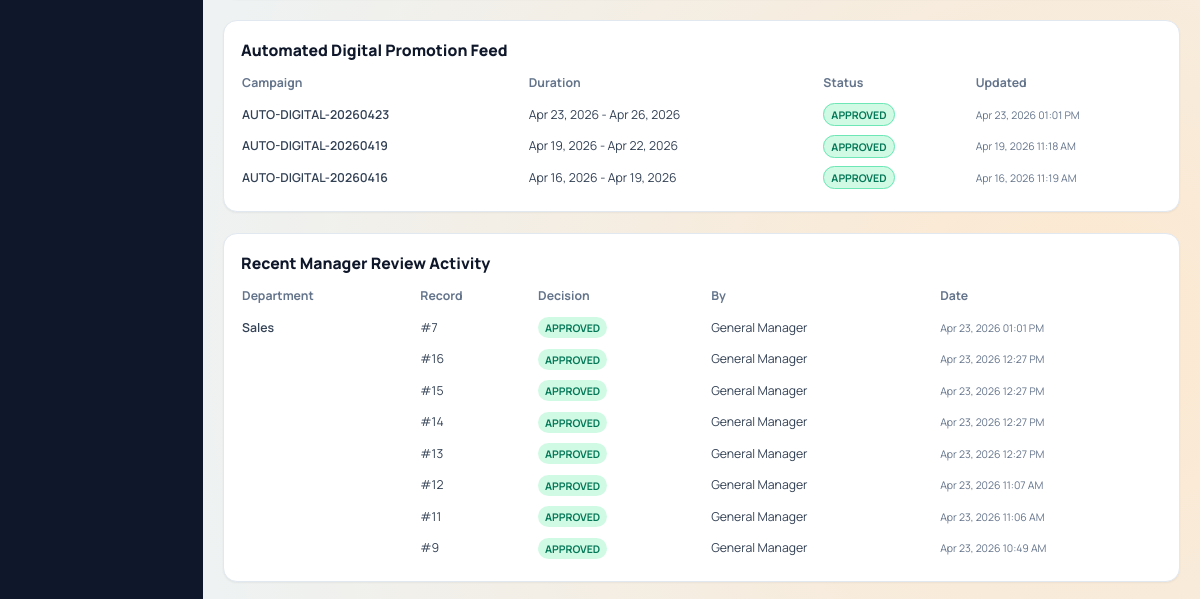
The page /dashboard.php (signed in, lower part) on the database as committed earlier.
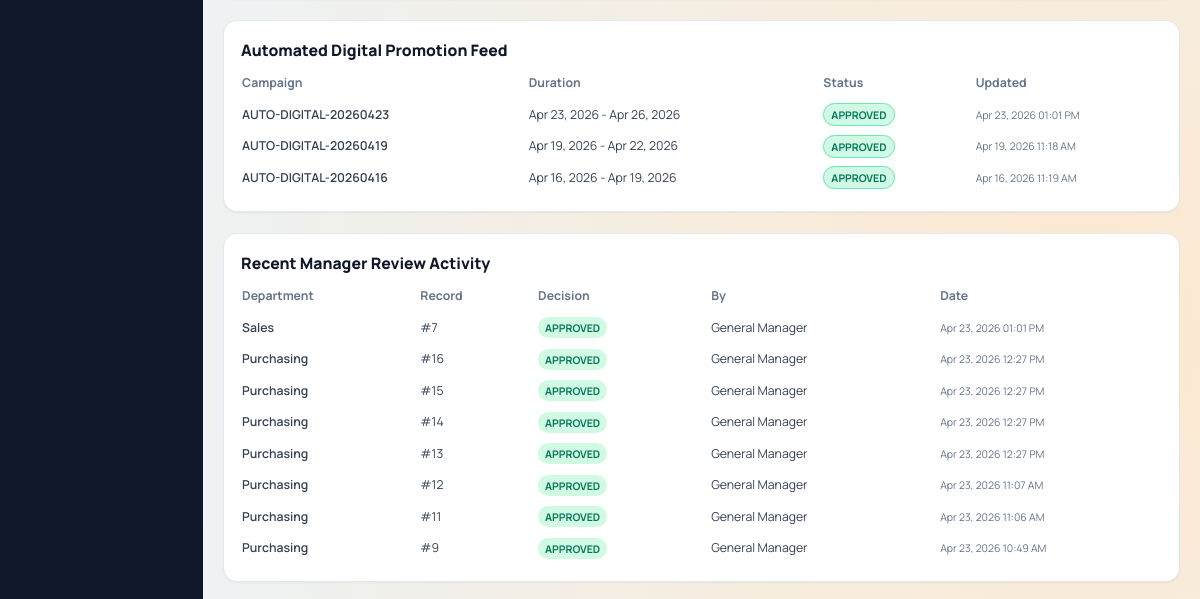
The same page on the database as committed later.
### tables this page shows
CREATE TABLE `approval_logs` (
  `id` int(10) UNSIGNED NOT NULL,
  `module` enum('purchasing','inventory','production','sales','accounting','crm','marketing') NOT NULL,
  `record_id` int(10) UNSIGNED NOT NULL,
  `action` enum('approved','rejected') NOT NULL,
  `note` text DEFAULT NULL,
  `action_by` int(10) UNSIGNED DEFAULT NULL,
  `action_at` datetime NOT NULL DEFAULT current_timestamp()
);

CREATE TABLE `users` (
  `id` int(10) UNSIGNED NOT NULL,
  `full_name` varchar(120) NOT NULL,
  `username` varchar(60) NOT NULL,
  `password_hash` varchar(255) NOT NULL,
  `role` enum('general_manager','department_head') NOT NULL,
  `department` enum('purchasing','inventory','production','sales','accounting','crm','marketing') DEFAULT NULL,
  `created_at` datetime NOT NULL DEFAULT current_timestamp(),
  `updated_at` datetime NOT NULL DEFAULT current_timestamp() ON UPDATE current_timestamp()
);

### includes/functions.php (called while the page is built, shortened)
<?php
function e($value): string
{
    return htmlspecialchars((string) $value, ENT_QUOTES, 'UTF-8');
}
function departments(): array
{
    global $DEPARTMENTS;
    return $DEPARTMENTS;
}
function department_label(string $departmentKey): string
{
    $list = departments();
    return $list[$departmentKey] ?? ucfirst($departmentKey);
}
function department_short_label(string $departmentKey): string
{
    return trim(str_replace(' Department', '', department_label($departmentKey)));
}
function format_table_value(string $column, $value): string
{
    if (in_array($column, ['created_at', 'updated_at', 'approved_at', 'last_purchase_at', 'paid_at'], true)) {
        $timestamp = strtotime((string) $value);
        return $timestamp ? date('M d, Y h:i A', $timestamp) : (string) $value;
    }
    if (in_array($column, ['start_date', 'end_date', 'expected_delivery_date'], true)) {
        $timestamp = strtotime((string) $value);
        return $timestamp ? date('M d, Y', $timestamp) : (string) $value;
    }
    return (string) $value;
}

### config.php (called while the page is built, shortened)
<?php
$DEPARTMENTS = [
    'purchasing' => 'Purchasing Department',
    'inventory' => 'Inventory Department',
    'production' => 'Production Department',
    'sales' => 'Sales Department',
    'accounting' => 'Accounting Department',
    'crm' => 'CRM Department',
    'marketing' => 'Marketing Department',
];

### dashboard.php (the view, shortened to what the changed rows need)
<?php
$user = current_user();
$pdo = db();
$recentApprovals = [];
if (($user['role'] ?? null) === ROLE_GENERAL_MANAGER) {
    $recentApprovals = $pdo->query("SELECT l.module, l.record_id, l.action, l.note, l.action_at, u.full_name
        FROM approval_logs l
        LEFT JOIN users u ON u.id = l.action_by
        ORDER BY l.action_at DESC
        LIMIT 8")
        ->fetchAll();
}
require_once __DIR__ . '/includes/layout_top.php';
?>
<section class="mt-6 grid gap-6 xl:grid-cols-2">
    <article class="rounded-2xl border border-slate-200 bg-white p-5 shadow-sm">
        <div class="table-scroll mt-3">
            <table class="stack-table w-full min-w-[760px] text-sm">
                <thead>
                    <tr class="text-left text-slate-500">
                        <th class="pb-2 pr-4" data-priority="high">Campaign</th>
                        <th class="pb-2 pr-4" data-priority="medium">Duration</th>
                        <th class="pb-2 pr-4" data-priority="high">Status</th>
                        <th class="pb-2" data-priority="low">Updated</th>
                    </tr>
                </thead>
            </table>
        </div>
    </article>
</section>
<?php if (($user['role'] ?? '') === ROLE_GENERAL_MANAGER): ?>
    <section class="mt-6 rounded-2xl border border-slate-200 bg-white p-5 shadow-sm">
        <div class="table-scroll mt-3">
            <table class="stack-table w-full min-w-[760px] text-sm">
                <thead>
                    <tr class="text-left text-slate-500">
                        <th class="pb-2 pr-4" data-priority="high">Department</th>
                        <th class="pb-2 pr-4" data-priority="high">Record</th>
                        <th class="pb-2 pr-4" data-priority="high">Decision</th>
                        <th class="pb-2 pr-4" data-priority="low">By</th>
                        <th class="pb-2" data-priority="low">Date</th>
                    </tr>
                </thead>
                <tbody class="text-slate-700">
                <?php if ($recentApprovals): ?>
                    <?php foreach ($recentApprovals as $log): ?>
                        <tr class="border-t border-slate-100">
                            <td class="py-2 pr-4 font-semibold"><?= e(department_short_label($log['module'])) ?></td>
                            <td class="py-2 pr-4">#<?= e((string) $log['record_id']) ?></td>
                            <td class="py-2 pr-4">
                                <span class="rounded-full px-2 py-1 text-xs font-bold <?= $log['action'] === 'approved' ? 'bg-emerald-100 text-emerald-700' : 'bg-rose-100 text-rose-700' ?>"><?= e(strtoupper($log['action'])) ?></span>
                            </td>
                            <td class="py-2 pr-4"><?= e($log['full_name'] ?? 'N/A') ?></td>
                            <td class="py-2 text-xs text-slate-500"><?= e(format_table_value('updated_at', $log['action_at'])) ?></td>
                        </tr>
                    <?php endforeach; ?>
                <?php else: ?>
                    <tr><td colspan="5" class="py-3 text-slate-500">No approval logs yet.</td></tr>
                <?php endif; ?>
                </tbody>
            </table>
        </div>
    </section>
<?php endif; ?>
<?php require_once __DIR__ . '/includes/layout_bottom.php'; ?>

Rows that differ between the two databases and show on the page:
changed approval_logs (number 2 of 8 on the later page): module (not shown) → "Purchasing"
changed approval_logs (number 3 of 8 on the later page): module (not shown) → "Purchasing"
changed approval_logs (number 4 of 8 on the later page): module (not shown) → "Purchasing"
changed approval_logs (number 5 of 8 on the later page): module (not shown) → "Purchasing"
changed approval_logs "Apr 23, 2026 11:07 AM": module (not shown) → "Purchasing"
changed approval_logs "Apr 23, 2026 11:06 AM": module (not shown) → "Purchasing"
changed approval_logs "Apr 23, 2026 10:49 AM": module (not shown) → "Purchasing"
